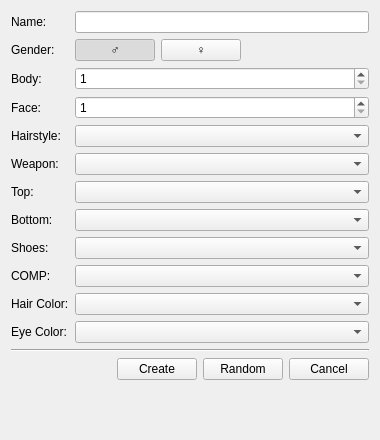
<?xml version="1.0" encoding="UTF-8"?>
<ui version="4.0">
 <class>CreateCharacter</class>
 <widget class="QWidget" name="CreateCharacter">
  <property name="geometry">
   <rect>
    <x>0</x>
    <y>0</y>
    <width>380</width>
    <height>440</height>
   </rect>
  </property>
  <property name="windowTitle">
   <string>Create Character</string>
  </property>
  <layout class="QVBoxLayout" name="verticalLayout">
   <item>
    <layout class="QGridLayout" name="gridLayout">
     <item row="7" column="0">
      <widget class="QLabel" name="label_8">
       <property name="text">
        <string>Bottom:</string>
       </property>
      </widget>
     </item>
     <item row="8" column="0">
      <widget class="QLabel" name="label_9">
       <property name="text">
        <string>Shoes:</string>
       </property>
      </widget>
     </item>
     <item row="9" column="0">
      <widget class="QLabel" name="label_10">
       <property name="text">
        <string>COMP:</string>
       </property>
      </widget>
     </item>
     <item row="2" column="0">
      <widget class="QLabel" name="label_3">
       <property name="text">
        <string>Body:</string>
       </property>
      </widget>
     </item>
     <item row="0" column="0">
      <widget class="QLabel" name="label_2">
       <property name="text">
        <string>Name:</string>
       </property>
      </widget>
     </item>
     <item row="3" column="0">
      <widget class="QLabel" name="label_4">
       <property name="text">
        <string>Face:</string>
       </property>
      </widget>
     </item>
     <item row="6" column="0">
      <widget class="QLabel" name="label_7">
       <property name="text">
        <string>Top:</string>
       </property>
      </widget>
     </item>
     <item row="3" column="1">
      <widget class="QSpinBox" name="face">
       <property name="minimum">
        <number>1</number>
       </property>
       <property name="maximum">
        <number>6</number>
       </property>
      </widget>
     </item>
     <item row="4" column="0">
      <widget class="QLabel" name="label_5">
       <property name="text">
        <string>Hairstyle:</string>
       </property>
      </widget>
     </item>
     <item row="2" column="1">
      <widget class="QSpinBox" name="body">
       <property name="minimum">
        <number>1</number>
       </property>
       <property name="maximum">
        <number>3</number>
       </property>
      </widget>
     </item>
     <item row="5" column="0">
      <widget class="QLabel" name="label_6">
       <property name="text">
        <string>Weapon:</string>
       </property>
      </widget>
     </item>
     <item row="10" column="0">
      <widget class="QLabel" name="label_11">
       <property name="text">
        <string>Hair Color:</string>
       </property>
      </widget>
     </item>
     <item row="1" column="1">
      <layout class="QHBoxLayout" name="horizontalLayout">
       <item>
        <widget class="QPushButton" name="male">
         <property name="text">
          <string>♂</string>
         </property>
         <property name="checkable">
          <bool>true</bool>
         </property>
         <property name="checked">
          <bool>true</bool>
         </property>
        </widget>
       </item>
       <item>
        <widget class="QPushButton" name="female">
         <property name="text">
          <string>♀</string>
         </property>
         <property name="checkable">
          <bool>true</bool>
         </property>
         <property name="checked">
          <bool>false</bool>
         </property>
        </widget>
       </item>
       <item>
        <spacer name="horizontalSpacer">
         <property name="orientation">
          <enum>Qt::Horizontal</enum>
         </property>
         <property name="sizeHint" stdset="0">
          <size>
           <width>40</width>
           <height>20</height>
          </size>
         </property>
        </spacer>
       </item>
      </layout>
     </item>
     <item row="0" column="1">
      <widget class="QLineEdit" name="name"/>
     </item>
     <item row="1" column="0">
      <widget class="QLabel" name="label">
       <property name="text">
        <string>Gender:</string>
       </property>
      </widget>
     </item>
     <item row="11" column="0">
      <widget class="QLabel" name="label_12">
       <property name="text">
        <string>Eye Color:</string>
       </property>
      </widget>
     </item>
     <item row="4" column="1">
      <widget class="QComboBox" name="hairstyle"/>
     </item>
     <item row="5" column="1">
      <widget class="QComboBox" name="weapon"/>
     </item>
     <item row="6" column="1">
      <widget class="QComboBox" name="top"/>
     </item>
     <item row="7" column="1">
      <widget class="QComboBox" name="bottom"/>
     </item>
     <item row="8" column="1">
      <widget class="QComboBox" name="shoes"/>
     </item>
     <item row="9" column="1">
      <widget class="QComboBox" name="comp"/>
     </item>
     <item row="10" column="1">
      <widget class="QComboBox" name="hairColor"/>
     </item>
     <item row="11" column="1">
      <widget class="QComboBox" name="eyeColor"/>
     </item>
    </layout>
   </item>
   <item>
    <widget class="Line" name="line">
     <property name="orientation">
      <enum>Qt::Horizontal</enum>
     </property>
    </widget>
   </item>
   <item>
    <layout class="QHBoxLayout" name="horizontalLayout_2">
     <item>
      <spacer name="horizontalSpacer_2">
       <property name="orientation">
        <enum>Qt::Horizontal</enum>
       </property>
       <property name="sizeHint" stdset="0">
        <size>
         <width>40</width>
         <height>20</height>
        </size>
       </property>
      </spacer>
     </item>
     <item>
      <widget class="QPushButton" name="create">
       <property name="text">
        <string>Create</string>
       </property>
      </widget>
     </item>
     <item>
      <widget class="QPushButton" name="random">
       <property name="text">
        <string>Random</string>
       </property>
      </widget>
     </item>
     <item>
      <widget class="QPushButton" name="cancel">
       <property name="text">
        <string>Cancel</string>
       </property>
      </widget>
     </item>
    </layout>
   </item>
   <item>
    <spacer name="verticalSpacer">
     <property name="orientation">
      <enum>Qt::Vertical</enum>
     </property>
     <property name="sizeHint" stdset="0">
      <size>
       <width>20</width>
       <height>40</height>
      </size>
     </property>
    </spacer>
   </item>
  </layout>
 </widget>
 <resources/>
 <connections/>
</ui>
